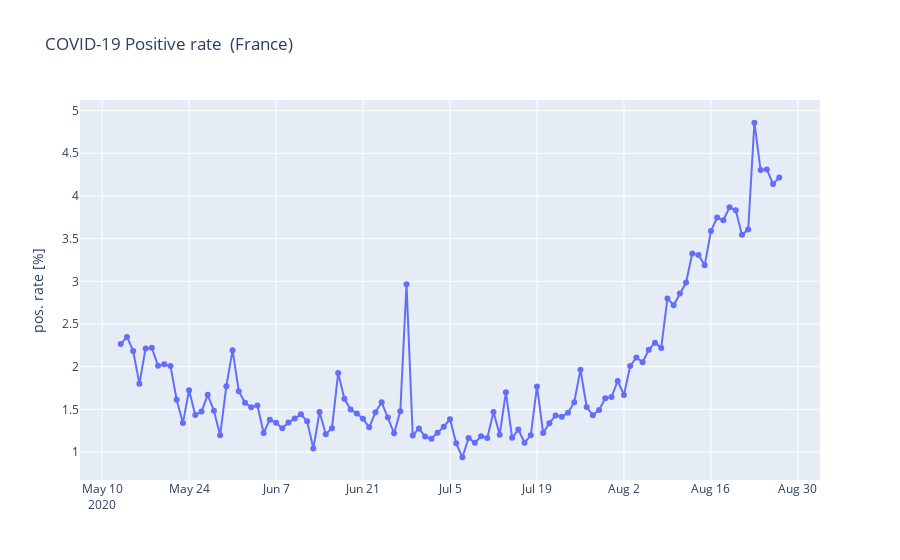

Write notebook code for a chart like this one.
### Code cell
fig = go.Figure()
# Create and style traces
fig.add_trace(go.Scatter(x=df_feat_fr["date"].astype(np.datetime64), 
                         y=100*df_feat_fr["pos"] / df_feat_fr["test"],
                    mode='lines+markers',
                    line_shape='linear',
                    connectgaps=True, name="Positive Rate"))
# Edit the layout
fig.update_layout(title='COVID-19 Positive rate  (France)',
                   yaxis_title='pos. rate [%]')
fig.update_layout(legend_orientation="h", legend=dict(x=0, y=1.1))
fig.show()
